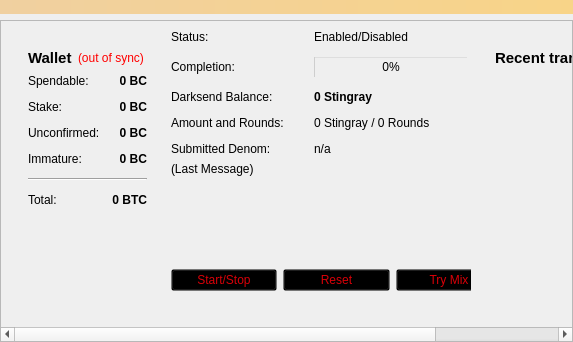
<?xml version="1.0" encoding="UTF-8"?>
<ui version="4.0">
 <class>OverviewPage</class>
 <widget class="QWidget" name="OverviewPage">
  <property name="geometry">
   <rect>
    <x>0</x>
    <y>0</y>
    <width>573</width>
    <height>342</height>
   </rect>
  </property>
  <property name="windowTitle">
   <string>Form</string>
  </property>
  <layout class="QVBoxLayout" name="topLayout">
<property name="leftMargin">
    <number>0</number>
   </property>
   <property name="topMargin">
    <number>0</number>
   </property>
   <property name="rightMargin">
    <number>0</number>
   </property>
   <property name="bottomMargin">
    <number>0</number>
   </property>
   <item>
    <widget class="QLabel" name="labelAlerts">
     <property name="visible">
      <bool>false</bool>
     </property>
     <property name="styleSheet">
      <string notr="true">background-color: qlineargradient(x1: 0, y1: 0, x2: 1, y2: 0, stop:0 #F0D0A0, stop:1 #F8D488);  color:#000000
</string>
     </property>
     <property name="wordWrap">
      <bool>true</bool>
     </property>
     <property name="margin">
      <number>3</number>
     </property>
    </widget>
   </item>
   <item>
<widget class="QScrollArea" name="scrollArea">
     <property name="widgetResizable">
      <bool>true</bool>
     </property>
     <widget class="QWidget" name="scrollAreaWidgetContents">
      <property name="geometry">
       <rect>
        <x>0</x>
        <y>0</y>
        <width>350</width>
        <height>500</height>
       </rect>
      </property>
    <layout class="QHBoxLayout" name="horizontalLayout" stretch="1,1">
     <item>
      <widget class="QWidget" name="columnOneWidget">
      
      <layout class="QVBoxLayout" name="verticalLayout_2">
       <item>
        <widget class="QWidget" name="widget" native="true">
         <layout class="QVBoxLayout" name="verticalLayout_4">
          <item>
           <layout class="QHBoxLayout" name="horizontalLayout_4">
            <item>
             <widget class="QLabel" name="label_5">
              <property name="font">
               <font>
                <pointsize>11</pointsize>
                <weight>75</weight>
                <bold>true</bold>
               </font>
              </property>
              <property name="text">
               <string>Wallet</string>
              </property>
             </widget>
            </item>
            <item>
             <widget class="QLabel" name="labelWalletStatus">
              <property name="toolTip">
               <string>The displayed information may be out of date. Your wallet automatically synchronizes with the Stingray network after a connection is established, but this process has not completed yet.</string>
              </property>
              <property name="styleSheet">
               <string notr="true">QLabel { color: red; }</string>
              </property>
              <property name="text">
               <string notr="true">(out of sync)</string>
              </property>
              <property name="alignment">
               <set>Qt::AlignLeading|Qt::AlignLeft|Qt::AlignVCenter</set>
              </property>
             </widget>
            </item>
            <item>
             <spacer name="horizontalSpacer_2">
              <property name="orientation">
               <enum>Qt::Horizontal</enum>
              </property>
              <property name="sizeHint" stdset="0">
               <size>
                <width>40</width>
                <height>20</height>
               </size>
              </property>
             </spacer>
            </item>
           </layout>
          </item>
          <item>
           <layout class="QFormLayout" name="formLayout_2">
            <property name="fieldGrowthPolicy">
             <enum>QFormLayout::AllNonFixedFieldsGrow</enum>
            </property>
            <property name="horizontalSpacing">
             <number>12</number>
            </property>
            <property name="verticalSpacing">
             <number>12</number>
            </property>
            <item row="0" column="0">
             <widget class="QLabel" name="label">
              <property name="text">
               <string>Spendable:</string>
              </property>
             </widget>
            </item>
            <item row="0" column="1">
             <widget class="QLabel" name="labelBalance">
              <property name="font">
               <font>
                <weight>75</weight>
                <bold>true</bold>
               </font>
              </property>
              <property name="cursor">
               <cursorShape>IBeamCursor</cursorShape>
              </property>
              <property name="toolTip">
               <string>Your current spendable balance</string>
              </property>
              <property name="text">
               <string notr="true">0 BC</string>
              </property>
              <property name="alignment">
               <set>Qt::AlignRight|Qt::AlignTrailing|Qt::AlignVCenter</set>
              </property>
              <property name="textInteractionFlags">
               <set>Qt::LinksAccessibleByMouse|Qt::TextSelectableByKeyboard|Qt::TextSelectableByMouse</set>
              </property>
             </widget>
            </item>
            <item row="1" column="0">
             <widget class="QLabel" name="label_6">
              <property name="text">
               <string>Stake:</string>
              </property>
             </widget>
            </item>
            <item row="1" column="1">
             <widget class="QLabel" name="labelStake">
              <property name="font">
               <font>
                <weight>75</weight>
                <bold>true</bold>
               </font>
              </property>
              <property name="cursor">
               <cursorShape>IBeamCursor</cursorShape>
              </property>
              <property name="toolTip">
               <string>Total of coins that was staked, and do not yet count toward the current balance</string>
              </property>
              <property name="text">
               <string notr="true">0 BC</string>
              </property>
              <property name="alignment">
               <set>Qt::AlignRight|Qt::AlignTrailing|Qt::AlignVCenter</set>
              </property>
              <property name="textInteractionFlags">
               <set>Qt::LinksAccessibleByMouse|Qt::TextSelectableByKeyboard|Qt::TextSelectableByMouse</set>
              </property>
             </widget>
            </item>
            <item row="2" column="0">
             <widget class="QLabel" name="label_3">
              <property name="text">
               <string>Unconfirmed:</string>
              </property>
             </widget>
            </item>
            <item row="2" column="1">
             <widget class="QLabel" name="labelUnconfirmed">
              <property name="font">
               <font>
                <weight>75</weight>
                <bold>true</bold>
               </font>
              </property>
              <property name="cursor">
               <cursorShape>IBeamCursor</cursorShape>
              </property>
              <property name="toolTip">
               <string>Total of transactions that have yet to be confirmed, and do not yet count toward the current balance</string>
              </property>
              <property name="text">
               <string notr="true">0 BC</string>
              </property>
              <property name="alignment">
               <set>Qt::AlignRight|Qt::AlignTrailing|Qt::AlignVCenter</set>
              </property>
              <property name="textInteractionFlags">
               <set>Qt::LinksAccessibleByMouse|Qt::TextSelectableByKeyboard|Qt::TextSelectableByMouse</set>
              </property>
             </widget>
            </item>
            <item row="3" column="0">
             <widget class="QLabel" name="labelImmatureText">
              <property name="text">
               <string>Immature:</string>
              </property>
             </widget>
            </item>
            <item row="3" column="1">
             <widget class="QLabel" name="labelImmature">
              <property name="font">
               <font>
                <weight>75</weight>
                <bold>true</bold>
               </font>
              </property>
              <property name="toolTip">
               <string>Mined balance that has not yet matured</string>
              </property>
              <property name="text">
               <string notr="true">0 BC</string>
              </property>
              <property name="alignment">
               <set>Qt::AlignRight|Qt::AlignTrailing|Qt::AlignVCenter</set>
              </property>
              <property name="textInteractionFlags">
               <set>Qt::LinksAccessibleByMouse|Qt::TextSelectableByKeyboard|Qt::TextSelectableByMouse</set>
              </property>
             </widget>
            </item>
            <item row="4" column="0" colspan="2">
             <widget class="Line" name="line">
              <property name="orientation">
               <enum>Qt::Horizontal</enum>
              </property>
             </widget>
            </item>
            <item row="5" column="0">
             <widget class="QLabel" name="labelTotalText">
              <property name="text">
               <string>Total:</string>
              </property>
             </widget>
            </item>
            <item row="5" column="1">
             <widget class="QLabel" name="labelTotal">
              <property name="font">
               <font>
                <weight>75</weight>
                <bold>true</bold>
               </font>
              </property>
              <property name="cursor">
               <cursorShape>IBeamCursor</cursorShape>
              </property>
              <property name="toolTip">
               <string>Your current total balance</string>
              </property>
              <property name="text">
               <string notr="true">0 BTC</string>
              </property>
              <property name="alignment">
               <set>Qt::AlignRight|Qt::AlignTrailing|Qt::AlignVCenter</set>
              </property>
              <property name="textInteractionFlags">
               <set>Qt::LinksAccessibleByMouse|Qt::TextSelectableByKeyboard|Qt::TextSelectableByMouse</set>
              </property>
             </widget>
            </item>
           </layout>
          </item>
         </layout>
        </widget>
       </item>
       <item>
        <spacer name="verticalSpacer">
         <property name="orientation">
          <enum>Qt::Vertical</enum>
         </property>
         <property name="sizeHint" stdset="0">
          <size>
           <width>20</width>
           <height>40</height>
          </size>
         </property>
        </spacer>
       </item>
      </layout>
     
</widget>
</item>
<item>
<widget class="QFrame" name="frameDarksend">
<property name="sizePolicy">
             <sizepolicy hsizetype="MinimumExpanding" vsizetype="MinimumExpanding">
              <horstretch>0</horstretch>
              <verstretch>0</verstretch>
             </sizepolicy>
            </property>
<property name="minimumSize">
             <size>
              <width>300</width>
              <height>261</height>
             </size>
            </property>
      <property name="styleSheet">
       <string notr="true">background:transparent;</string>
      </property>
      <property name="frameShape">
       <enum>QFrame::StyledPanel</enum>
      </property>
      <property name="frameShadow">
       <enum>QFrame::Raised</enum>
      </property>
      <widget class="QWidget" name="verticalLayoutWidget">
       <property name="geometry">
        <rect>
         <x>0</x>
         <y>0</y>
         <width>331</width>
         <height>261</height>
        </rect>
       </property>
       <layout class="QVBoxLayout" name="verticalLayout_5">
        <item>
         <layout class="QFormLayout" name="formLayout">
          <property name="fieldGrowthPolicy">
           <enum>QFormLayout::AllNonFixedFieldsGrow</enum>
          </property>
          <property name="horizontalSpacing">
           <number>30</number>
          </property>
          <property name="verticalSpacing">
           <number>12</number>
          </property>
          <item row="0" column="0">
           <widget class="QLabel" name="label_6">
            <property name="text">
             <string>Status:</string>
            </property>
           </widget>
          </item>
          <item row="0" column="1">
           <widget class="QLabel" name="darksendEnabled">
            <property name="styleSheet">
             <string notr="true">color: rgb(0, 0, 0);</string>
            </property>
            <property name="text">
             <string>Enabled/Disabled</string>
            </property>
           </widget>
          </item>
          <item row="1" column="0">
           <widget class="QLabel" name="label_7">
            <property name="styleSheet">
             <string notr="true">color: rgb(0, 0, 0);</string>
            </property>
            <property name="text">
             <string>Completion:</string>
            </property>
           </widget>
          </item>
          <item row="1" column="1">
           <widget class="QProgressBar" name="darksendProgress">
            <property name="maximumSize">
             <size>
              <width>154</width>
              <height>16777215</height>
             </size>
            </property>
            <property name="styleSheet">
             <string notr="true">background:transparent;</string>
            </property>
            <property name="value">
             <number>0</number>
            </property>
           </widget>
          </item>
          <item row="2" column="0">
           <widget class="QLabel" name="labelAnonymizedText">
            <property name="styleSheet">
             <string notr="true">color: rgb(0, 0, 0);</string>
            </property>
            <property name="text">
             <string>Darksend Balance:</string>
            </property>
           </widget>
          </item>
          <item row="2" column="1">
           <widget class="QLabel" name="labelAnonymized">
            <property name="font">
             <font>
              <weight>75</weight>
              <bold>true</bold>
             </font>
            </property>
            <property name="styleSheet">
             <string notr="true">color: rgb(0, 0, 0);</string>
            </property>
            <property name="text">
             <string>0 Stingray</string>
            </property>
           </widget>
          </item>
          <item row="3" column="0">
           <widget class="QLabel" name="label_8">
            <property name="styleSheet">
             <string notr="true">color: rgb(0, 0, 0);</string>
            </property>
            <property name="text">
             <string>Amount and Rounds:</string>
            </property>
           </widget>
          </item>
          <item row="3" column="1">
           <widget class="QLabel" name="labelAmountRounds">
            <property name="styleSheet">
             <string notr="true">color: rgb(0, 0, 0);</string>
            </property>
            <property name="text">
             <string>0 Stingray / 0 Rounds</string>
            </property>
           </widget>
          </item>
          <item row="4" column="0">
           <widget class="QLabel" name="label_9">
            <property name="styleSheet">
             <string notr="true">color: rgb(0, 0, 0);</string>
            </property>
            <property name="text">
             <string>Submitted Denom:</string>
            </property>
           </widget>
          </item>
          <item row="4" column="1">
           <widget class="QLabel" name="labelSubmittedDenom">
            <property name="statusTip">
             <string>The denominations you submitted to the Stingray Node. To mix, other users must submit the exact same denominations.</string>
            </property>
            <property name="styleSheet">
             <string notr="true">color: rgb(0, 0, 0);</string>
            </property>
            <property name="text">
             <string>n/a</string>
            </property>
           </widget>
          </item>
         </layout>
        </item>
        <item>
         <widget class="QLabel" name="darksendStatus">
          <property name="minimumSize">
           <size>
            <width>288</width>
            <height>43</height>
           </size>
          </property>
          <property name="styleSheet">
           <string notr="true">color: rgb(0, 0, 0);</string>
          </property>
          <property name="text">
           <string>(Last Message)</string>
          </property>
          <property name="alignment">
           <set>Qt::AlignLeading|Qt::AlignLeft|Qt::AlignTop</set>
          </property>
          <property name="wordWrap">
           <bool>true</bool>
          </property>
         </widget>
        </item>
        <item>
         <layout class="QHBoxLayout" name="horizontalLayout_2">
          <item>
           <widget class="QPushButton" name="toggleDarksend">
            <property name="sizePolicy">
             <sizepolicy hsizetype="MinimumExpanding" vsizetype="Fixed">
              <horstretch>0</horstretch>
              <verstretch>0</verstretch>
             </sizepolicy>
            </property>
            <property name="styleSheet">
             <string notr="true">color: rgb(217, 0, 7);</string>
            </property>
            <property name="text">
             <string>Start/Stop</string>
            </property>
           </widget>
          </item>
          <item>
           <widget class="QPushButton" name="darksendReset">
            <property name="sizePolicy">
             <sizepolicy hsizetype="MinimumExpanding" vsizetype="Fixed">
              <horstretch>0</horstretch>
              <verstretch>0</verstretch>
             </sizepolicy>
            </property>
            <property name="toolTip">
             <string>Reset the current status of Darksend (can interrupt Darksend if it's in the process of Mixing, which can cost you money!)</string>
            </property>
            <property name="autoFillBackground">
             <bool>false</bool>
            </property>
            <property name="styleSheet">
             <string notr="true">color: rgb(217, 0, 7);</string>
            </property>
            <property name="text">
             <string>Reset</string>
            </property>
           </widget>
          </item>
          <item>
           <widget class="QPushButton" name="darksendAuto">
            <property name="sizePolicy">
             <sizepolicy hsizetype="MinimumExpanding" vsizetype="Fixed">
              <horstretch>0</horstretch>
              <verstretch>0</verstretch>
             </sizepolicy>
            </property>
            <property name="toolTip">
             <string>Try to manually submit a Darksend request.</string>
            </property>
            <property name="styleSheet">
             <string notr="true">color: rgb(217, 0, 7);</string>
            </property>
            <property name="text">
             <string>Try Mix</string>
            </property>
           </widget>
          </item>
         </layout>
        </item>
       </layout>
      </widget>
     </widget>
</item>
<item>
<widget class="QWidget" name="columnTwoWidget">
      
      <layout class="QVBoxLayout" name="verticalLayout_3">
       <item>
        <widget class="QWidget" name="widget_2" native="true">
         <layout class="QVBoxLayout" name="verticalLayout">
          <item>
           <layout class="QHBoxLayout" name="horizontalLayout_2">
            <item>
             <widget class="QLabel" name="label_4">
              <property name="font">
               <font>
                <pointsize>11</pointsize>
                <weight>75</weight>
                <bold>true</bold>
               </font>
              </property>
              <property name="text">
               <string>&lt;b&gt;Recent transactions&lt;/b&gt;</string>
              </property>
             </widget>
            </item>
            <item>
             <widget class="QLabel" name="labelTransactionsStatus">
              <property name="toolTip">
               <string>The displayed information may be out of date. Your wallet automatically synchronizes with the Stingray network after a connection is established, but this process has not completed yet.</string>
              </property>
              <property name="styleSheet">
               <string notr="true">QLabel { color: red; }</string>
              </property>
              <property name="text">
               <string notr="true">(out of sync)</string>
              </property>
              <property name="alignment">
               <set>Qt::AlignRight|Qt::AlignTrailing|Qt::AlignVCenter</set>
              </property>
             </widget>
            </item>
            <item>
             <spacer name="horizontalSpacer">
              <property name="orientation">
               <enum>Qt::Horizontal</enum>
              </property>
              <property name="sizeHint" stdset="0">
               <size>
                <width>40</width>
                <height>20</height>
               </size>
              </property>
             </spacer>
            </item>
           </layout>
          </item>
          <item>
           <widget class="QListView" name="listTransactions">
            <property name="styleSheet">
             <string notr="true">QListView { background: transparent; }</string>
            </property>
            <property name="frameShape">
             <enum>QFrame::NoFrame</enum>
            </property>
            <property name="verticalScrollBarPolicy">
             <enum>Qt::ScrollBarAlwaysOff</enum>
            </property>
            <property name="horizontalScrollBarPolicy">
             <enum>Qt::ScrollBarAlwaysOff</enum>
            </property>
            <property name="selectionMode">
             <enum>QAbstractItemView::NoSelection</enum>
            </property>
           </widget>
          </item>
         </layout>
        </widget>
       </item>
      </layout>
     
</widget>
</item>
</layout>
</widget>
</widget>
   </item>
  </layout>
 </widget>
<customwidgets>
  <customwidget>
   <class>FlowLayout</class>
   <extends>QLayout</extends>
   <header>flowlayout.h</header>
   <container>1</container>
  </customwidget>
 </customwidgets>
 <resources/>
 <connections/>
</ui>
